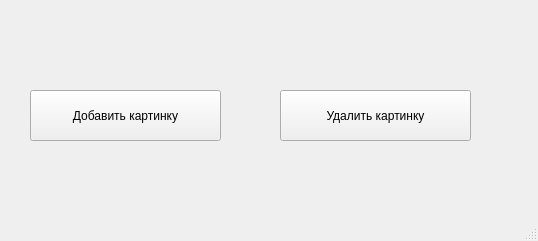
<?xml version="1.0" encoding="UTF-8"?>
<ui version="4.0">
 <class>MainWindow</class>
 <widget class="QMainWindow" name="MainWindow">
  <property name="geometry">
   <rect>
    <x>0</x>
    <y>0</y>
    <width>538</width>
    <height>241</height>
   </rect>
  </property>
  <property name="windowTitle">
   <string>MainWindow</string>
  </property>
  <widget class="QWidget" name="centralwidget">
   <widget class="QPushButton" name="add">
    <property name="geometry">
     <rect>
      <x>30</x>
      <y>90</y>
      <width>191</width>
      <height>51</height>
     </rect>
    </property>
    <property name="font">
     <font>
      <pointsize>9</pointsize>
     </font>
    </property>
    <property name="text">
     <string>Добавить картинку</string>
    </property>
   </widget>
   <widget class="QPushButton" name="pushButton">
    <property name="geometry">
     <rect>
      <x>280</x>
      <y>90</y>
      <width>191</width>
      <height>51</height>
     </rect>
    </property>
    <property name="font">
     <font>
      <pointsize>9</pointsize>
     </font>
    </property>
    <property name="text">
     <string>Удалить картинку</string>
    </property>
   </widget>
  </widget>
  <widget class="QMenuBar" name="menubar">
   <property name="geometry">
    <rect>
     <x>0</x>
     <y>0</y>
     <width>538</width>
     <height>26</height>
    </rect>
   </property>
  </widget>
  <widget class="QStatusBar" name="statusbar"/>
 </widget>
 <resources/>
 <connections/>
</ui>
